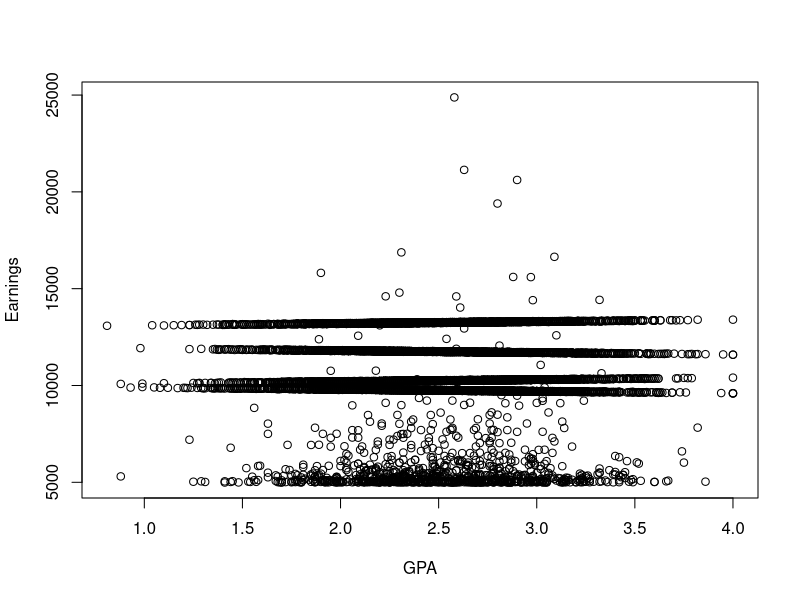
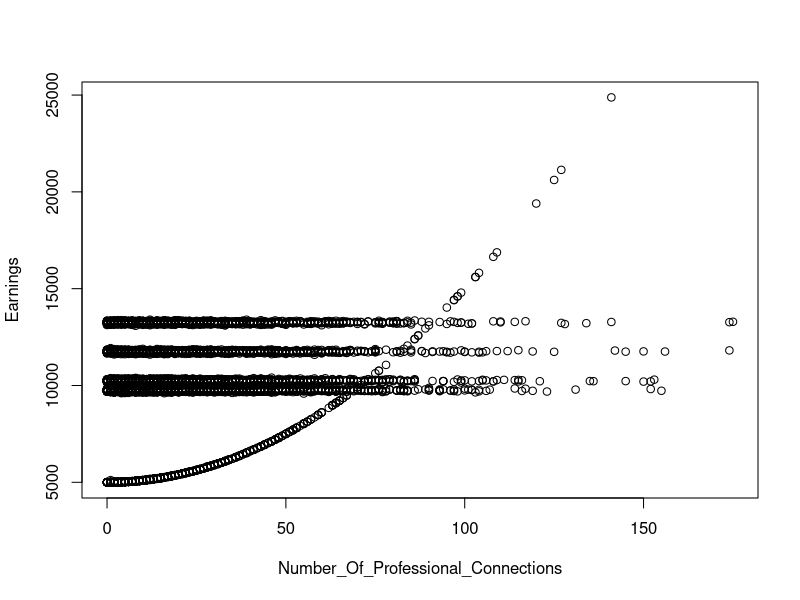
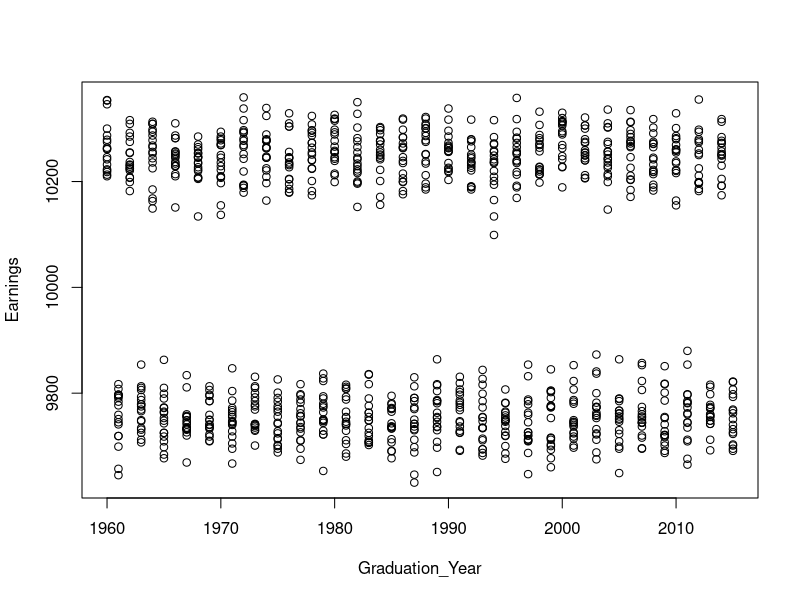

These charts were generated, in order, by the following R code: (Note: this script raises an error after producing the figures.)
library(ModelMetrics)

# Exploring the data
training <- read.csv('train.csv')
plot(Earnings ~ GPA, data = training)
plot(Earnings ~ Number_Of_Professional_Connections, data = training)
plot(Earnings ~ Graduation_Year, data = training[training$Major == 'Buisness', ])

# Training the model
pred <- rep(0, nrow(training))

business.model.even <- lm(Earnings ~ GPA, data = training[training$Major == 
                          'Buisness' & training$Graduation_Year %% 2 == 0, ])
business.pred.even <- predict(business.model.even, newdata = 
                              training[training$Major == 'Buisness' 
                              & training$Graduation_Year %% 2 == 0, ])
pred[training$Major == 'Buisness' & training$Graduation_Year %% 2 == 0] <- 
          business.pred.even
business.model.odd <- lm(Earnings ~ GPA, data = training[training$Major == 
                         'Buisness' & training$Graduation_Year %% 2 != 0, ])
business.pred.odd <- predict(business.model.odd, newdata = 
                             training[training$Major == 'Buisness' 
                             & training$Graduation_Year %% 2 != 0, ])
pred[training$Major == 'Buisness' & training$Graduation_Year %% 2 != 0] <- 
          business.pred.odd

humanities.model <- lm(Earnings ~ GPA, data = training[training$Major == 'Humanities', ])
humanities.pred <- predict(humanities.model, newdata = 
                           training[training$Major == 'Humanities', ])
pred[training$Major == 'Humanities'] <- humanities.pred

training$Number_Of_Professional_Connections2 <- training$Number_Of_Professional_Connections^2
other.model <- lm(Earnings ~ Number_Of_Professional_Connections2, 
                  data = training[training$Major == 'Other', ])
other.pred <- predict(other.model, newdata = training[training$Major == 'Other', ])
pred[training$Major == 'Other'] <- other.pred

professional.model <- lm(Earnings ~ GPA, 
                         data = training[training$Major == 'Professional', ])
professional.pred <- predict(professional.model, newdata = 
                             training[training$Major == 'Professional', ])
pred[training$Major == 'Professional'] <- professional.pred

stem.model <- lm(Earnings ~ GPA, data = training[training$Major == 'STEM', ])
stem.pred <- predict(stem.model, newdata = training[training$Major == 'STEM', ])
pred[training$Major == 'STEM'] <- stem.pred

vocational.model <- lm(Earnings ~ GPA, data = training[training$Major == 'Vocational', ])
vocational.pred <- predict(vocational.model, newdata = 
                           training[training$Major == 'Vocational', ])
pred[training$Major == 'Vocational'] <- vocational.pred

mse(training$Earnings, pred)

# Applying the model to the testing data
testing <- read.csv('test.csv')
testing$Number_Of_Professional_Connections2 <- testing$Number_Of_Professional_Connections^2
submission <- read.csv('submission.csv')

submission[testing$Major == 'Buisness' & testing$Graduation_Year %% 2 == 0, ]$Earnings <- 
          predict(business.model.even, newdata = testing[testing$Major == 'Buisness' 
          & testing$Graduation_Year %% 2 == 0, ])
submission[testing$Major == 'Buisness' & testing$Graduation_Year %% 2 != 0, ]$Earnings <- 
          predict(business.model.odd, newdata = testing[testing$Major == 'Buisness' 
          & testing$Graduation_Year %% 2 != 0, ])
submission[testing$Major == 'Humanities', ]$Earnings <- predict(humanities.model, 
          newdata = testing[testing$Major == 'Humanities', ])
submission[testing$Major == 'Other', ]$Earnings <- predict(other.model, 
          newdata = testing[testing$Major == 'Other', ])
submission[testing$Major == 'Professional', ]$Earnings <- predict(professional.model, 
          newdata = testing[testing$Major == 'Professional', ])
submission[testing$Major == 'STEM', ]$Earnings <- predict(stem.model, 
           newdata = testing[testing$Major == 'STEM', ])
submission[testing$Major == 'Vocational', ]$Earnings <- predict(vocational.model, 
           newdata = testing[testing$Major == 'Vocational', ])

write.csv(submission, 'submission.csv', row.names = FALSE)
